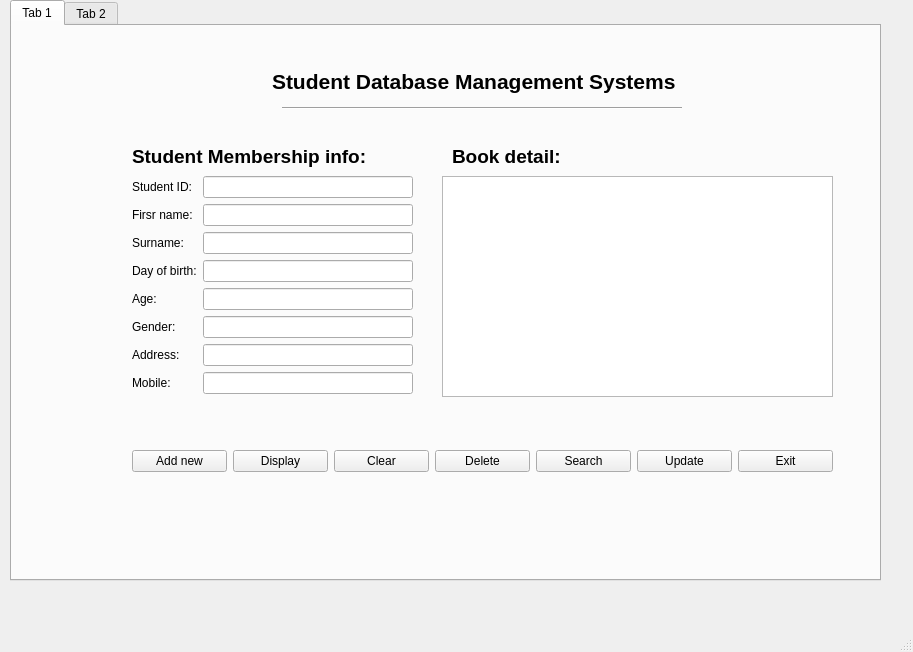
<?xml version="1.0" encoding="UTF-8"?>
<ui version="4.0">
 <class>MainWindow</class>
 <widget class="QMainWindow" name="MainWindow">
  <property name="geometry">
   <rect>
    <x>0</x>
    <y>0</y>
    <width>913</width>
    <height>652</height>
   </rect>
  </property>
  <property name="windowTitle">
   <string>MainWindow</string>
  </property>
  <widget class="QWidget" name="centralwidget">
   <widget class="QTabWidget" name="tabWidget">
    <property name="geometry">
     <rect>
      <x>10</x>
      <y>0</y>
      <width>871</width>
      <height>581</height>
     </rect>
    </property>
    <property name="currentIndex">
     <number>0</number>
    </property>
    <widget class="QWidget" name="tab">
     <attribute name="title">
      <string>Tab 1</string>
     </attribute>
     <widget class="QLabel" name="label_11">
      <property name="geometry">
       <rect>
        <x>260</x>
        <y>40</y>
        <width>441</width>
        <height>31</height>
       </rect>
      </property>
      <property name="font">
       <font>
        <pointsize>16</pointsize>
        <weight>75</weight>
        <bold>true</bold>
       </font>
      </property>
      <property name="text">
       <string>Student Database Management Systems</string>
      </property>
     </widget>
     <widget class="QWidget" name="formLayoutWidget">
      <property name="geometry">
       <rect>
        <x>120</x>
        <y>150</y>
        <width>281</width>
        <height>221</height>
       </rect>
      </property>
      <layout class="QFormLayout" name="formLayout_4">
       <item row="1" column="1">
        <widget class="QLineEdit" name="lineEdit_25"/>
       </item>
       <item row="2" column="1">
        <widget class="QLineEdit" name="lineEdit_26"/>
       </item>
       <item row="1" column="0">
        <widget class="QLabel" name="label_18">
         <property name="text">
          <string>Student ID:</string>
         </property>
        </widget>
       </item>
       <item row="2" column="0">
        <widget class="QLabel" name="label_19">
         <property name="text">
          <string>Firsr name:</string>
         </property>
        </widget>
       </item>
       <item row="3" column="1">
        <widget class="QLineEdit" name="lineEdit_27"/>
       </item>
       <item row="4" column="1">
        <widget class="QLineEdit" name="lineEdit_28"/>
       </item>
       <item row="5" column="1">
        <widget class="QLineEdit" name="lineEdit_29"/>
       </item>
       <item row="7" column="1">
        <widget class="QLineEdit" name="lineEdit_30"/>
       </item>
       <item row="8" column="1">
        <widget class="QLineEdit" name="lineEdit_31"/>
       </item>
       <item row="3" column="0">
        <widget class="QLabel" name="label_20">
         <property name="text">
          <string>Surname:</string>
         </property>
        </widget>
       </item>
       <item row="4" column="0">
        <widget class="QLabel" name="label_29">
         <property name="text">
          <string>Day of birth:</string>
         </property>
        </widget>
       </item>
       <item row="5" column="0">
        <widget class="QLabel" name="label_30">
         <property name="text">
          <string>Age:</string>
         </property>
        </widget>
       </item>
       <item row="6" column="0">
        <widget class="QLabel" name="label_31">
         <property name="text">
          <string>Gender:</string>
         </property>
        </widget>
       </item>
       <item row="7" column="0">
        <widget class="QLabel" name="label_32">
         <property name="text">
          <string>Address:</string>
         </property>
        </widget>
       </item>
       <item row="8" column="0">
        <widget class="QLabel" name="label_33">
         <property name="text">
          <string>Mobile:</string>
         </property>
        </widget>
       </item>
       <item row="6" column="1">
        <widget class="QLineEdit" name="lineEdit_32"/>
       </item>
      </layout>
     </widget>
     <widget class="QLabel" name="label_34">
      <property name="geometry">
       <rect>
        <x>120</x>
        <y>120</y>
        <width>291</width>
        <height>21</height>
       </rect>
      </property>
      <property name="font">
       <font>
        <pointsize>14</pointsize>
        <weight>75</weight>
        <bold>true</bold>
       </font>
      </property>
      <property name="text">
       <string>Student Membership info:</string>
      </property>
     </widget>
     <widget class="QLabel" name="label_35">
      <property name="geometry">
       <rect>
        <x>440</x>
        <y>120</y>
        <width>131</width>
        <height>21</height>
       </rect>
      </property>
      <property name="font">
       <font>
        <pointsize>14</pointsize>
        <weight>75</weight>
        <bold>true</bold>
       </font>
      </property>
      <property name="text">
       <string>Book detail:</string>
      </property>
     </widget>
     <widget class="QListView" name="listView">
      <property name="geometry">
       <rect>
        <x>430</x>
        <y>150</y>
        <width>391</width>
        <height>221</height>
       </rect>
      </property>
     </widget>
     <widget class="QWidget" name="horizontalLayoutWidget">
      <property name="geometry">
       <rect>
        <x>120</x>
        <y>410</y>
        <width>701</width>
        <height>51</height>
       </rect>
      </property>
      <layout class="QHBoxLayout" name="horizontalLayout_4">
       <item>
        <widget class="QPushButton" name="pushButton_22">
         <property name="text">
          <string>Add new</string>
         </property>
        </widget>
       </item>
       <item>
        <widget class="QPushButton" name="pushButton_23">
         <property name="text">
          <string>Display</string>
         </property>
        </widget>
       </item>
       <item>
        <widget class="QPushButton" name="pushButton_24">
         <property name="text">
          <string>Clear</string>
         </property>
        </widget>
       </item>
       <item>
        <widget class="QPushButton" name="pushButton_25">
         <property name="text">
          <string>Delete</string>
         </property>
        </widget>
       </item>
       <item>
        <widget class="QPushButton" name="pushButton_26">
         <property name="text">
          <string>Search</string>
         </property>
        </widget>
       </item>
       <item>
        <widget class="QPushButton" name="pushButton_27">
         <property name="text">
          <string>Update</string>
         </property>
        </widget>
       </item>
       <item>
        <widget class="QPushButton" name="pushButton_28">
         <property name="text">
          <string>Exit</string>
         </property>
        </widget>
       </item>
      </layout>
     </widget>
     <widget class="Line" name="line">
      <property name="geometry">
       <rect>
        <x>270</x>
        <y>80</y>
        <width>400</width>
        <height>5</height>
       </rect>
      </property>
      <property name="minimumSize">
       <size>
        <width>400</width>
        <height>5</height>
       </size>
      </property>
      <property name="maximumSize">
       <size>
        <width>400</width>
        <height>5</height>
       </size>
      </property>
      <property name="sizeIncrement">
       <size>
        <width>0</width>
        <height>2</height>
       </size>
      </property>
      <property name="orientation">
       <enum>Qt::Horizontal</enum>
      </property>
     </widget>
    </widget>
    <widget class="QWidget" name="tab_2">
     <attribute name="title">
      <string>Tab 2</string>
     </attribute>
     <widget class="QLabel" name="label_36">
      <property name="geometry">
       <rect>
        <x>260</x>
        <y>80</y>
        <width>441</width>
        <height>31</height>
       </rect>
      </property>
      <property name="font">
       <font>
        <pointsize>16</pointsize>
        <weight>75</weight>
        <bold>true</bold>
       </font>
      </property>
      <property name="text">
       <string>Student Database Management Systems</string>
      </property>
     </widget>
     <widget class="QWidget" name="formLayoutWidget_2">
      <property name="geometry">
       <rect>
        <x>120</x>
        <y>190</y>
        <width>281</width>
        <height>221</height>
       </rect>
      </property>
      <layout class="QFormLayout" name="formLayout_6">
       <item row="1" column="1">
        <widget class="QLineEdit" name="lineEdit_41"/>
       </item>
       <item row="2" column="1">
        <widget class="QLineEdit" name="lineEdit_42"/>
       </item>
       <item row="1" column="0">
        <widget class="QLabel" name="label_45">
         <property name="text">
          <string>Student ID:</string>
         </property>
        </widget>
       </item>
       <item row="2" column="0">
        <widget class="QLabel" name="label_46">
         <property name="text">
          <string>Firsr name:</string>
         </property>
        </widget>
       </item>
       <item row="3" column="1">
        <widget class="QLineEdit" name="lineEdit_43"/>
       </item>
       <item row="4" column="1">
        <widget class="QLineEdit" name="lineEdit_44"/>
       </item>
       <item row="5" column="1">
        <widget class="QLineEdit" name="lineEdit_45"/>
       </item>
       <item row="7" column="1">
        <widget class="QLineEdit" name="lineEdit_46"/>
       </item>
       <item row="8" column="1">
        <widget class="QLineEdit" name="lineEdit_47"/>
       </item>
       <item row="3" column="0">
        <widget class="QLabel" name="label_47">
         <property name="text">
          <string>Surname:</string>
         </property>
        </widget>
       </item>
       <item row="4" column="0">
        <widget class="QLabel" name="label_48">
         <property name="text">
          <string>Day of birth:</string>
         </property>
        </widget>
       </item>
       <item row="5" column="0">
        <widget class="QLabel" name="label_49">
         <property name="text">
          <string>Age:</string>
         </property>
        </widget>
       </item>
       <item row="6" column="0">
        <widget class="QLabel" name="label_50">
         <property name="text">
          <string>Gender:</string>
         </property>
        </widget>
       </item>
       <item row="7" column="0">
        <widget class="QLabel" name="label_51">
         <property name="text">
          <string>Address:</string>
         </property>
        </widget>
       </item>
       <item row="8" column="0">
        <widget class="QLabel" name="label_52">
         <property name="text">
          <string>Mobile:</string>
         </property>
        </widget>
       </item>
       <item row="6" column="1">
        <widget class="QLineEdit" name="lineEdit_48"/>
       </item>
      </layout>
     </widget>
     <widget class="QLabel" name="label_53">
      <property name="geometry">
       <rect>
        <x>120</x>
        <y>160</y>
        <width>291</width>
        <height>21</height>
       </rect>
      </property>
      <property name="font">
       <font>
        <pointsize>14</pointsize>
        <weight>75</weight>
        <bold>true</bold>
       </font>
      </property>
      <property name="text">
       <string>Student Membership info:</string>
      </property>
     </widget>
     <widget class="QLabel" name="label_54">
      <property name="geometry">
       <rect>
        <x>440</x>
        <y>160</y>
        <width>131</width>
        <height>21</height>
       </rect>
      </property>
      <property name="font">
       <font>
        <pointsize>14</pointsize>
        <weight>75</weight>
        <bold>true</bold>
       </font>
      </property>
      <property name="text">
       <string>Book detail:</string>
      </property>
     </widget>
     <widget class="QListView" name="listView_2">
      <property name="geometry">
       <rect>
        <x>430</x>
        <y>190</y>
        <width>391</width>
        <height>221</height>
       </rect>
      </property>
     </widget>
     <widget class="QWidget" name="horizontalLayoutWidget_2">
      <property name="geometry">
       <rect>
        <x>120</x>
        <y>450</y>
        <width>701</width>
        <height>51</height>
       </rect>
      </property>
      <layout class="QHBoxLayout" name="horizontalLayout_6">
       <item>
        <widget class="QPushButton" name="pushButton_36">
         <property name="text">
          <string>Add new</string>
         </property>
        </widget>
       </item>
       <item>
        <widget class="QPushButton" name="pushButton_37">
         <property name="text">
          <string>Display</string>
         </property>
        </widget>
       </item>
       <item>
        <widget class="QPushButton" name="pushButton_38">
         <property name="text">
          <string>Clear</string>
         </property>
        </widget>
       </item>
       <item>
        <widget class="QPushButton" name="pushButton_39">
         <property name="text">
          <string>Delete</string>
         </property>
        </widget>
       </item>
       <item>
        <widget class="QPushButton" name="pushButton_40">
         <property name="text">
          <string>Search</string>
         </property>
        </widget>
       </item>
       <item>
        <widget class="QPushButton" name="pushButton_41">
         <property name="text">
          <string>Update</string>
         </property>
        </widget>
       </item>
       <item>
        <widget class="QPushButton" name="pushButton_42">
         <property name="text">
          <string>Exit</string>
         </property>
        </widget>
       </item>
      </layout>
     </widget>
     <widget class="Line" name="line_2">
      <property name="geometry">
       <rect>
        <x>270</x>
        <y>120</y>
        <width>400</width>
        <height>5</height>
       </rect>
      </property>
      <property name="minimumSize">
       <size>
        <width>400</width>
        <height>5</height>
       </size>
      </property>
      <property name="maximumSize">
       <size>
        <width>400</width>
        <height>5</height>
       </size>
      </property>
      <property name="sizeIncrement">
       <size>
        <width>0</width>
        <height>2</height>
       </size>
      </property>
      <property name="orientation">
       <enum>Qt::Horizontal</enum>
      </property>
     </widget>
    </widget>
   </widget>
  </widget>
  <widget class="QMenuBar" name="menubar">
   <property name="geometry">
    <rect>
     <x>0</x>
     <y>0</y>
     <width>913</width>
     <height>21</height>
    </rect>
   </property>
  </widget>
  <widget class="QStatusBar" name="statusbar"/>
 </widget>
 <resources/>
 <connections/>
</ui>
